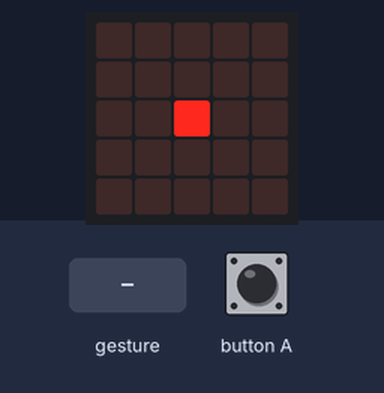
Simulated run of this program. Board: Calliope mini (MakeCode). Shown: the board's 5×5 LED display. The test bench sets the inputs (shaded band). Random numbers come from a fixed seed; a tilt is held for 1.5 s and a shake lasts 1 s, then the board lies face up again.

Above: at 1.2 s.
1.3 s: gesture 'shake'
At 1.95 s:
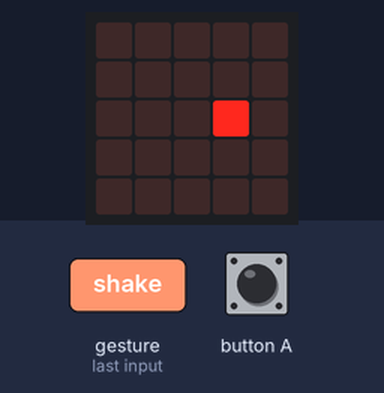
At 2.35 s:
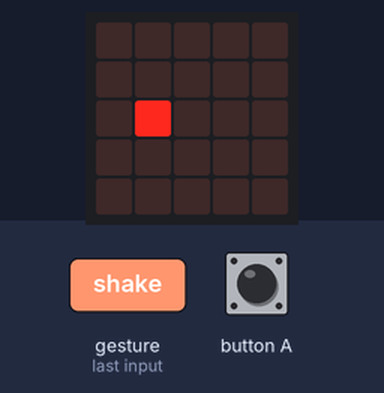
3.8 s: button A pressed for 0.15 s
Timing chart, 0 to 6.8 s (numbered marks = the images above; inputs shaded):
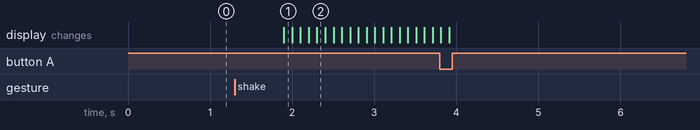

The program:

main.ts
```typescript
input.onButtonEvent(Button.A, input.buttonEventClick(), function () {
    if (Sprite.get(LedSpriteProperty.X) == 2) {
        game.addScore(1)
    } else {
        game.pause()
    }
})
input.onGesture(Gesture.Shake, function () {
    Augenzahl = 0
    Augenzahl += randint(0, 2 + 1)
    if (Augenzahl == 1) {
        basic.showLeds(`
            . . . . .
            . . . . .
            . . # . .
            . . . . .
            . . . . .
            `)
        Augenzahl = 1
    } else if (Augenzahl == 2) {
        basic.showLeds(`
            . . . . .
            . . . # .
            . . . . .
            . # . . .
            . . . . .
            `)
        Augenzahl = 2
    } else if (Augenzahl == 3) {
        basic.showLeds(`
            . . . . .
            . . . # .
            . . # . .
            . # . . .
            . . . . .
            `)
        Augenzahl = 3
    }
})
let Augenzahl = 0
let Sprite: game.LedSprite = null
Sprite = game.createSprite(2, 2)
basic.forever(function () {

})
basic.forever(function () {
    if (Augenzahl == 1) {
        game.resume()
    }
    while (Augenzahl == 1) {
        Sprite.move(1)
        basic.pause(100)
        Sprite.ifOnEdgeBounce()
    }
})
basic.forever(function () {
    while (Augenzahl == 2) {
        music.playMelody("F G D A C F E B ", 333)
        music.playTone(262, music.beat(BeatFraction.Whole))
        music.playMelody("C D E F F E D C ", 311)
        music.playMelody("C5 B A G G A B C5 ", 274)
        basic.showIcon(IconNames.EigthNote)
        basic.pause(100)
        basic.showIcon(IconNames.QuarterNote)
        game.pause()
    }
})
basic.forever(function () {
    while (Augenzahl == 3) {
        basic.showString("Das ist unser Calliope Projekt ")
        basic.showIcon(IconNames.Heart)
        basic.pause(100)
        basic.showIcon(IconNames.Heart)
        game.gameOver()
    }
})
```

test.ts
```typescript
// Hier kann man Tests durchführen; diese Datei wird nicht kompiliert, wenn dieses Paket als Erweiterung verwendet wird.
```

Measured:
- after the input at 1.3 s, the display: changes after 0.60 s (image 1)
